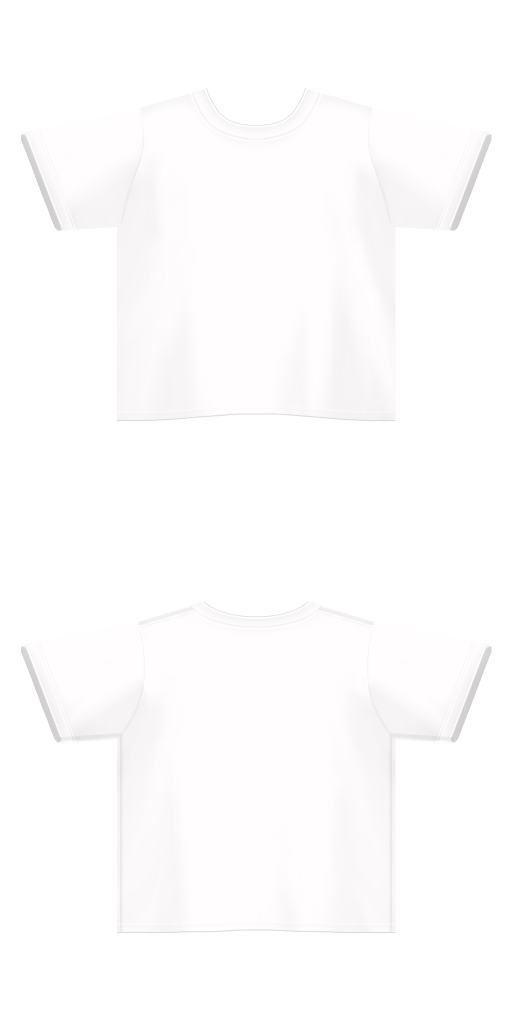
#> input picture tools/outfits/base_tee.png, 1024 x 2048 px (shown at 1/2 size)
$ python -i generate_tees.py   (imports and definitions only)
#> lines starting #> are read from the running program, lines starting #| are printed output that depends on the picture; after the words box and inside, x2 and y2 are one past the last pixel; in counts of white or black regions, pixels touching at a corner belong together
#> further down, picture is the input picture: PIL image 1024x2048 RGBA; mean R, G, B, A 101, 100.2, 100.2, 102.2
"""Generate tee graphic prints via ComfyUI on the Nitro5, then composite
them onto the base tee texture using the UV-mapped print areas.

This replaces the bad PIL-only generation that produced garbage stripes/dots.
"""
import json
import os
import time
import urllib.request
import uuid
import shutil
from pathlib import Path
from PIL import Image, ImageChops, ImageDraw, ImageFilter

# The laptop's ComfyUI - from the environment, never an IP in the repo (Mario's rule).
# [1 line that did not run here, left out]
TEES_DIR = Path("E:/Felt/Assets/tees")
TOOLS_DIR = Path("E:/Felt/tools/outfits")
BASE_TEE = TOOLS_DIR / "base_tee.png"
UV_JSON = TOOLS_DIR / "tee_uv.json"
GRAPHICS_DIR = TOOLS_DIR / "graphics"

# ── ComfyUI API helpers ──────────────────────────────────────────────

# [81 lines left out: functions queue_prompt, wait_for_prompt, download_image, make_workflow, not called in this run]


# ── Graphic print prompts ────────────────────────────────────────────

PRINT_PROMPTS = [
    ("cat", "flat vector t-shirt print, cute anime cat sitting, chibi, minimal, 2 colours, solid white background, centered, no text, simple"),
    ("ghost", "flat vector t-shirt print, cute kawaii ghost, halloween, minimal, simple shape, solid white background, centered, no text"),
    ("pumpkin", "flat vector sticker art, one single cute jack-o-lantern pumpkin, halloween, minimal, isolated on pure white background, centered"),
    ("snowflake", "flat vector t-shirt print, geometric snowflake, winter, minimal, solid white background, centered, no text"),
    ("star", "flat vector sticker art, one big cute yellow star with a small rainbow trail, kawaii, bold shapes, isolated on pure white background, centered"),
    ("heart", "flat vector t-shirt print, cute pixel heart, 8bit retro style, minimal, solid white background, centered, no text"),
    ("moon", "flat vector sticker art, cute sleeping crescent moon with a few small stars around it, pastel yellow, isolated on pure white background, centered"),
    ("sakura", "flat vector sticker art, small cherry blossom branch with pink flowers, japanese style, minimal, isolated on pure white background, centered"),
    ("endfield_emblem", "flat vector t-shirt print, technical geometric sci-fi military emblem, hexagonal, Arknights Endfield aesthetic, minimal, solid white background, centered, no text"),
    ("endfield_circuit", "flat vector t-shirt print, abstract circuit board pattern forming a diamond shape, sci-fi, minimal, solid white background, centered, no text"),
    ("coffee", "flat vector t-shirt print, cute coffee cup with steam, kawaii face, minimal, solid white background, centered, no text"),
    ("gamepad", "flat vector t-shirt print, retro game controller, pixel art style, minimal, solid white background, centered, no text"),
]


# The model draws "t-shirt print" literally (tiny shirts in the art) and
# likes framing things in a dark square, so say what we don't want.
NEGATIVE = ("t-shirt, shirt, clothing, mockup, text, letters, words, watermark, logo, signature, "
            "frame, border, dark background, square background, night sky background, photo, realistic, "
            "blurry, worst quality, low quality")


# [26 lines left out: function generate_graphics, not called in this run]


# ── Compositing ──────────────────────────────────────────────────────

def remove_background(img: Image.Image, gap: int = 21) -> Image.Image:
    """Transparent background: only the near-white area connected to the image
    border. A plain near-white threshold also ate cream/white fills inside the
    art (a white cat became outlines only), and generated line art has small
    gaps, so the ink is thickened by `gap` px to seal them before the fill.
    Then the background is grown back through paper pixels only, 1 px a
    step, so it never crosses a line into the art."""
#> called with gap = 21
    rgb = img.convert("RGB")
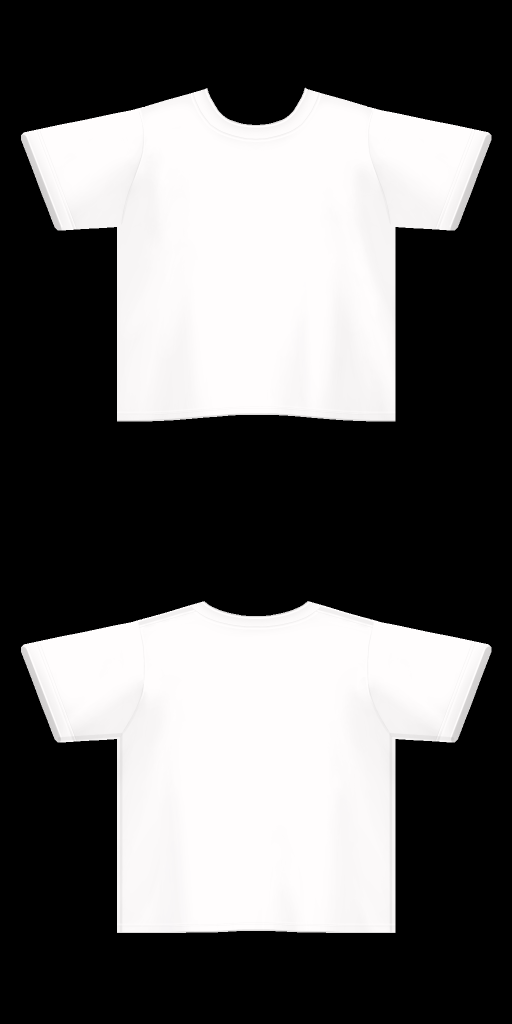
#> rgb: PIL image 1024x2048 RGB (shown at 1/2 size); mean R, G, B 101, 100.2, 100.2
    w, h = rgb.size
#> w = 1024; h = 2048
    # Paper = near-pure white in every channel (the generator's background is
    # 255); cream/off-white fills like a cat's body (254,250,240) are art.
    r, g, b = rgb.split()
    light = ImageChops.darker(ImageChops.darker(r, g), b).point(lambda v: 255 if v >= 248 else 0)
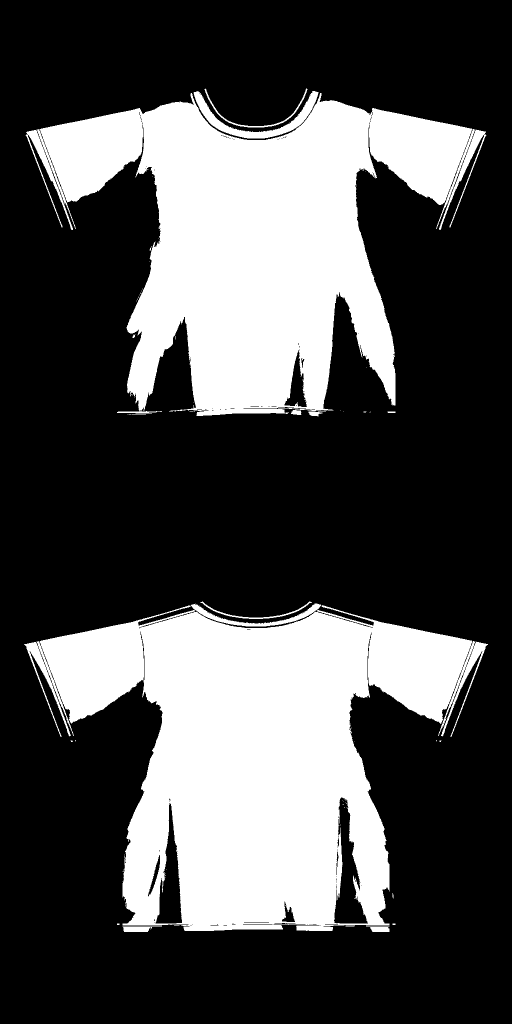
#> light: PIL image 1024x2048 L (shown at 1/2 size); 30.5% white; 84 white regions (68 under 20 px), largest, box (x1, y1, x2, y2) and area: (48, 1210, 976, 1862) 331390, (51, 186, 973, 832) 297957, (387, 182, 637, 277) 4708
    ink = ImageChops.invert(light).filter(ImageFilter.MaxFilter(gap))
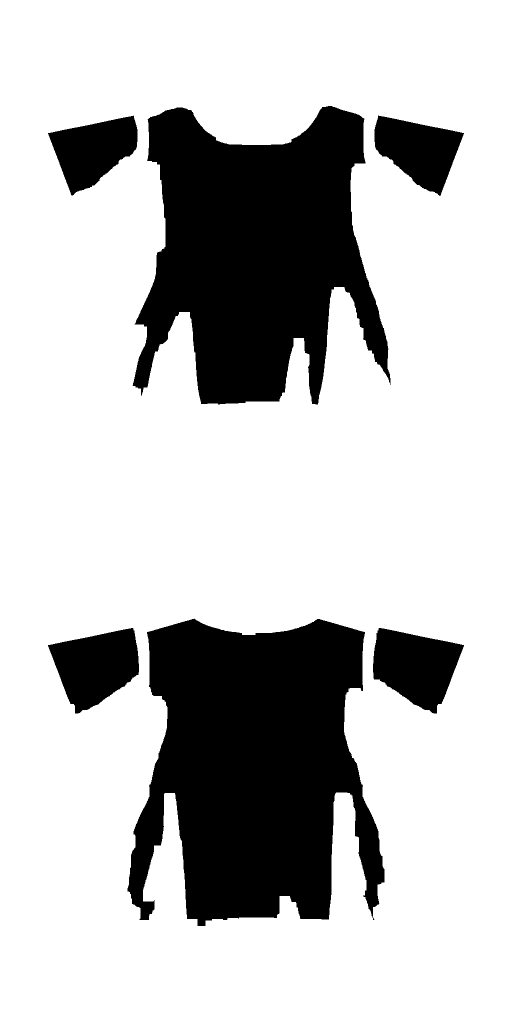
#> ink: PIL image 1024x2048 L (shown at 1/2 size); 76.2% white; 6 black regions, box (x1, y1, x2, y2) and area: (255, 1237, 769, 1852) 223737, (265, 212, 781, 809) 201078, (746, 1256, 928, 1427) 20058, (96, 1256, 278, 1427) 19927, (749, 231, 928, 392) 16932, (96, 231, 275, 391) 16858
    walls = ImageChops.invert(ink)  # 255 where a fill may pass
    fill = walls.convert("RGB")
    for xy in [(0, 0), (w - 1, 0), (0, h - 1), (w - 1, h - 1)]:
        if fill.getpixel(xy) == (255, 255, 255):
            ImageDraw.floodfill(fill, xy, (255, 0, 0))
    bg = fill.split()[1].point(lambda v: 255 if v == 0 else 0)  # red = reached
    for _ in range(gap // 2 + 1):  # grow back, through paper only
        bg = ImageChops.multiply(bg.filter(ImageFilter.MaxFilter(3)), light)
#> this loop made 11 passes
#> pass 1, in remove_background, `bg = ImageChops.multiply(bg.filter(ImageFilter.MaxFilter(3)), light)`:
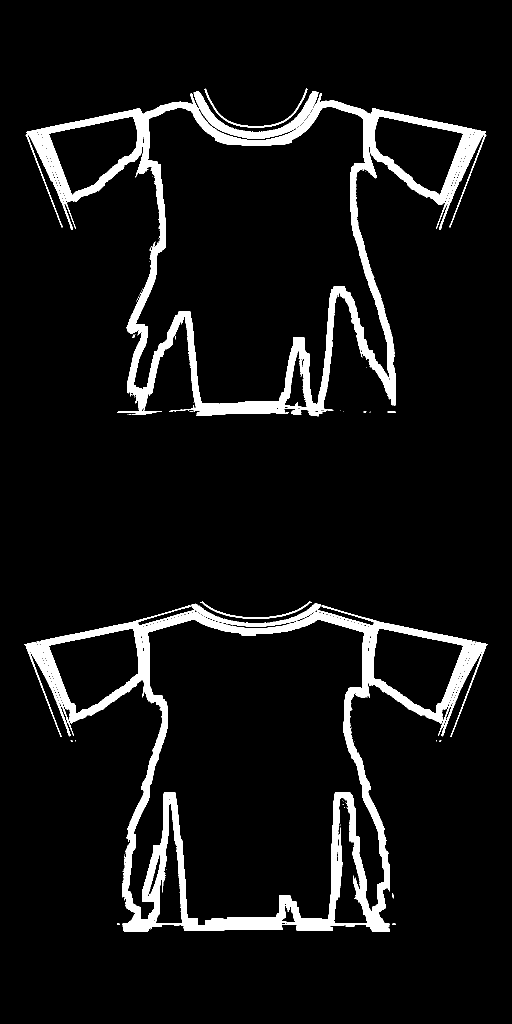
#> bg: PIL image 1024x2048 L (shown at 1/2 size); 7.2% white; 84 white regions (68 under 20 px), largest, box (x1, y1, x2, y2) and area: (48, 1210, 976, 1862) 72781, (51, 186, 973, 832) 68001, (387, 182, 637, 277) 4708
#> pass 2, in remove_background, `bg = ImageChops.multiply(bg.filter(ImageFilter.MaxFilter(3)), light)`:
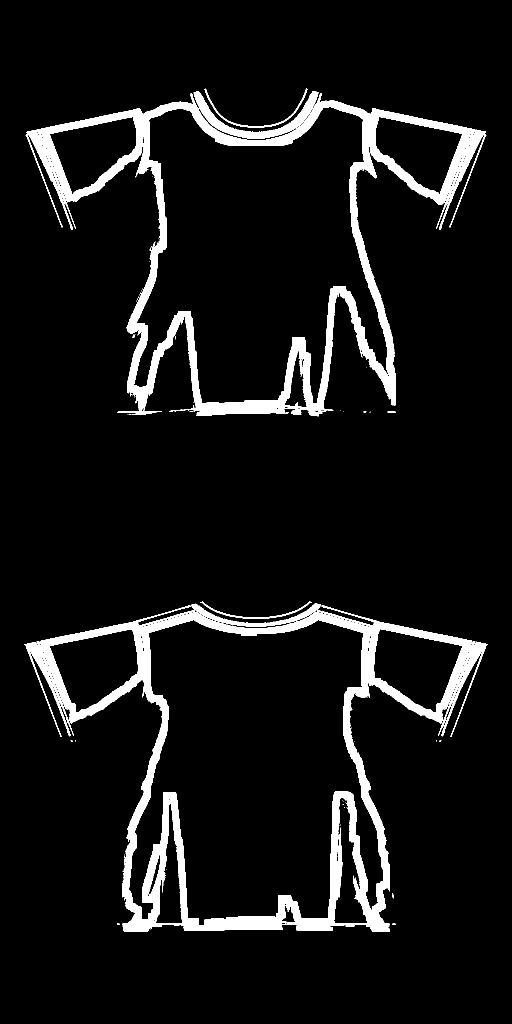
#> bg: PIL image 1024x2048 L (shown at 1/2 size); 7.7% white; 84 white regions (68 under 20 px), largest, box (x1, y1, x2, y2) and area: (48, 1210, 976, 1862) 77827, (51, 186, 973, 832) 72839, (387, 182, 637, 277) 4708
#> pass 3, in remove_background, `bg = ImageChops.multiply(bg.filter(ImageFilter.MaxFilter(3)), light)`:
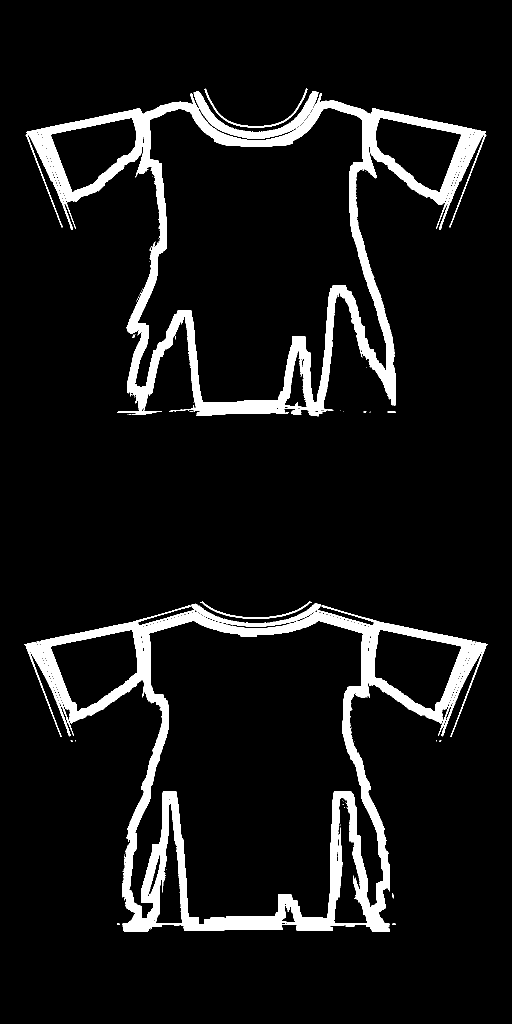
#> bg: PIL image 1024x2048 L (shown at 1/2 size); 8.1% white; 84 white regions (68 under 20 px), largest, box (x1, y1, x2, y2) and area: (48, 1210, 976, 1862) 82805, (51, 186, 973, 832) 77608, (387, 182, 637, 277) 4708
#> after the loop:
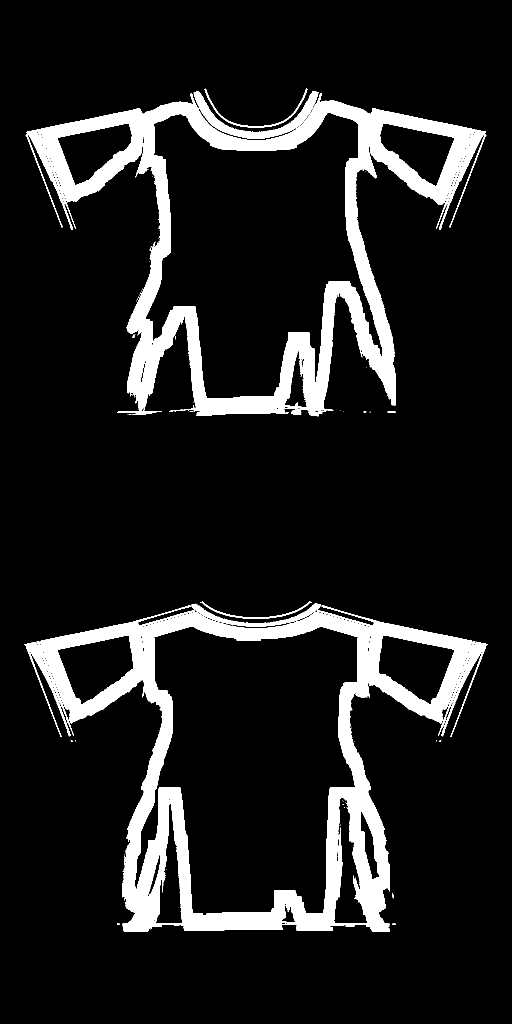
#> bg: PIL image 1024x2048 L (shown at 1/2 size); 11.7% white; 84 white regions (68 under 20 px), largest, box (x1, y1, x2, y2) and area: (48, 1210, 976, 1862) 120501, (51, 186, 973, 832) 113659, (387, 182, 637, 277) 4708
    out = rgb.convert("RGBA")
    out.putalpha(ImageChops.invert(bg))
    return out


# [31 lines left out: functions composite_graphic, recolor_base, not called in this run]


# ── Main generation ──────────────────────────────────────────────────

BASE_COLORS = {
    "white": (255, 255, 255, 255),
    "heather_grey": (190, 190, 190, 255),
    "black": (50, 50, 50, 255),
    "navy": (35, 45, 80, 255),
    "sage_green": (150, 180, 150, 255),
    "soft_pink": (255, 185, 200, 255),
    "pastel_blue": (185, 220, 255, 255),
    "pastel_yellow": (255, 240, 155, 255),
}

GRAPHIC_COLOURS = ["white", "heather_grey", "pastel_blue"]

# No text prints, ever (Mario 2026-10-01: "never do text, they always look
# horrible") - all 32 were rejected in the WP-33 review.


# [41 lines left out: function main, not called in this run]


# [2 lines not run here, left out]

>>> from PIL import Image
>>> picture = Image.open('base_tee.png')
>>> result = remove_background(picture)
